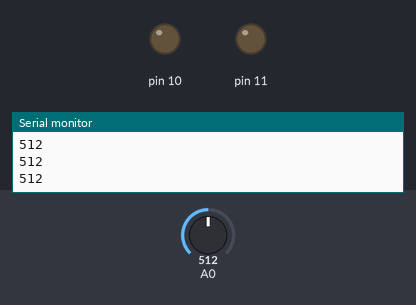
The sketch below on a simulated Arduino Uno, built with avr-gcc and run on an emulated ATmega328P. On the bench: output pins drawn as LEDs (lit = HIGH), the last lines printed to the serial monitor. The test bench sets the inputs (shaded band); at power-on: A0 = 512.

Above: at 1.2 s.
1.3 s: A0 set to 107
2.8 s: A0 set to 96
At 3.2 s:
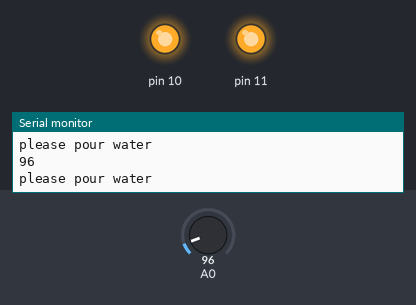
4.3 s: A0 set to 122
At 5.2 s:
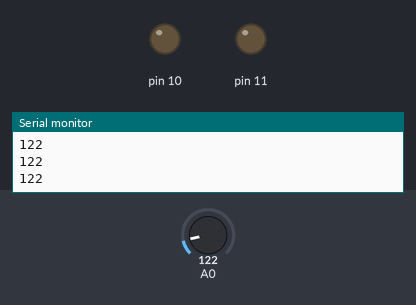
5.8 s: A0 set to 0
At 6.8 s:
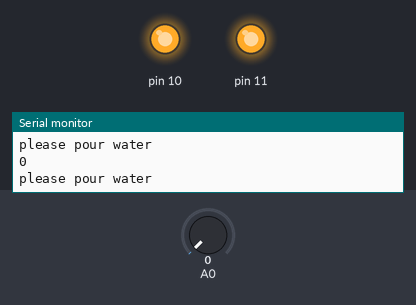
Timing chart, 0 to 8.3 s (numbered marks = the images above; inputs shaded):
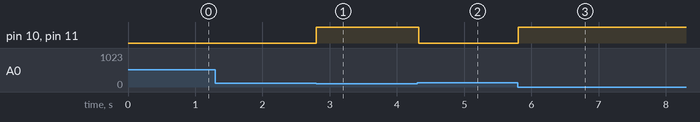

Measured:
- the behaviour switches between 101 and 100 on A0 (found by bisection; images 0 and 1)
- after the input at 2.8 s, pin 10, pin 11: LOW → HIGH at once
- after the input at 4.3 s, pin 10, pin 11: HIGH → LOW at once
- after the input at 5.8 s, pin 10, pin 11: LOW → HIGH at once

The sketch:

soil_moisture_measuring_machine_for_blind_and_deaf_people1.ino
```cpp
// C++ code
//
int soilmoisture = 0;

void setup()
{
  pinMode(A0, INPUT);
  Serial.begin(9600);
  pinMode(11, OUTPUT);
  pinMode(10, OUTPUT);
}

void loop()
{
  soilmoisture = analogRead(A0);
  Serial.println(soilmoisture);
  if (soilmoisture <= 100) {
    digitalWrite(11, HIGH);
    digitalWrite(10, HIGH);
    Serial.println("please pour water");
  } else {
    digitalWrite(11, LOW);
    digitalWrite(10, LOW);
  }
  delay(10); // Delay a little bit to improve simulation performance
}
```
